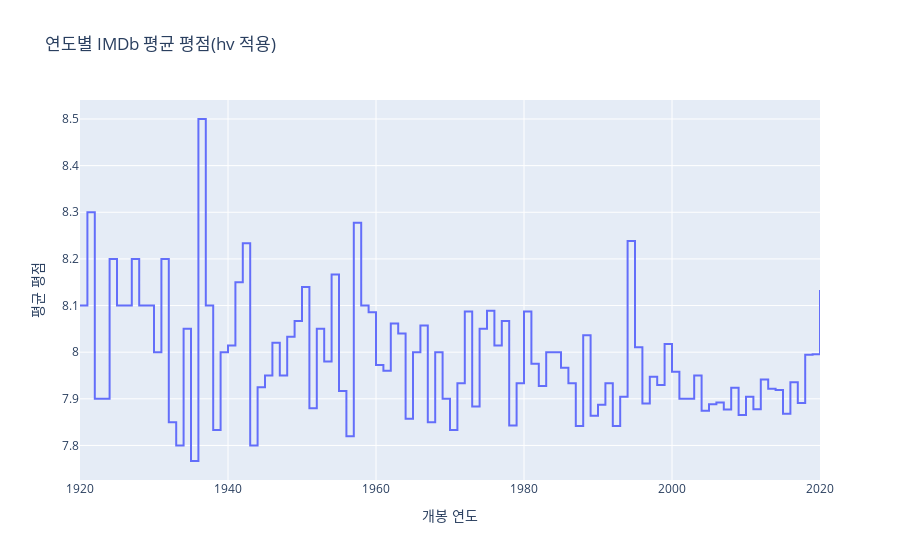

The code cell stored with this chart in its notebook:
### Code cell
fig = px.line(
    average_rating_per_year,
    x='Released_Year',
    y='IMDB_Rating',
    title='연도별 IMDb 평균 평점(hv 적용)',
    line_shape='hv',
    labels={'Released_Year': '개봉 연도', 'IMDB_Rating': '평균 평점'}
)
fig.show()

### Figure 1 — Plotly figure (JSON) as saved in the notebook; plotly's stock layout.template omitted (floating-point values rounded to 4 significant figures)
{"data": [{"hovertemplate": "개봉 연도=%{x}<br>평균 평점=%{y}<extra></extra>", "legendgroup": "", "line": {"color": "#636efa", "dash": "solid", "shape": "hv"}, "marker": {"symbol": "circle"}, "mode": "lines", "name": "", "orientation": "v", "showlegend": false, "type": "scatter", "x": [1920, 1921, 1922, 1924, 1925, 1926, 1927, 1928, 1930, 1931, 1932, 1933, 1934, 1935, 1936, 1937, 1938, 1939, 1940, 1941, 1942, 1943, 1944, 1945, 1946, 1947, 1948, 1949, 1950, 1951, 1952, 1953, 1954, 1955, 1956, 1957, 1958, 1959, 1960, 1961, 1962, 1963, 1964, 1965, 1966, 1967, 1968, 1969, 1970, 1971, 1972, 1973, 1974, 1975, 1976, 1977, 1978, 1979, 1980, 1981, 1982, 1983, 1984, 1985, 1986, 1987, 1988, 1989, 1990, 1991, 1992, 1993, 1994, 1995, 1996, 1997, 1998, 1999, 2000, 2001, 2002, 2003, 2004, 2005, 2006, 2007, 2008, 2009, 2010, 2011, 2012, 2013, 2014, 2015, 2016, 2017, 2018, 2019, 2020], "xaxis": "x", "y": [8.1, 8.3, 7.9, 8.2, 8.1, 8.1, 8.2, 8.1, 8.0, 8.2, 7.85, 7.8, 8.05, 7.767, 8.5, 8.1, 7.833, 8.0, 8.014, 8.15, 8.233, 7.8, 7.925, 7.95, 8.02, 7.95, 8.033, 8.067, 8.14, 7.88, 8.05, 7.98, 8.167, 7.917, 7.82, 8.278, 8.1, 8.086, 7.973, 7.96, 8.062, 8.04, 7.857, 8.0, 8.057, 7.85, 8.0, 7.9, 7.833, 7.933, 8.088, 7.883, 8.05, 8.089, 8.014, 8.067, 7.843, 7.933, 8.088, 7.975, 7.927, 8.0, 8.0, 7.967, 7.933, 7.842, 8.036, 7.864, 7.888, 7.933, 7.842, 7.904, 8.238, 8.011, 7.89, 7.947, 7.929, 8.018, 7.958, 7.9, 7.9, 7.95, 7.874, 7.888, 7.892, 7.877, 7.924, 7.866, 7.904, 7.878, 7.942, 7.921, 7.919, 7.868, 7.936, 7.891, 7.995, 7.996, 8.133], "yaxis": "y"}], "layout": {"legend": {"tracegroupgap": 0}, "title": {"text": "연도별 IMDb 평균 평점(hv 적용)"}, "xaxis": {"anchor": "y", "domain": [0, 1], "title": {"text": "개봉 연도"}}, "yaxis": {"anchor": "x", "domain": [0, 1], "title": {"text": "평균 평점"}}}}
